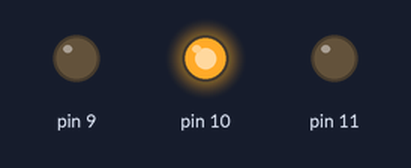
The sketch below on a simulated Arduino Uno, built with avr-gcc and run on an emulated ATmega328P. On the bench: output pins drawn as LEDs (lit = HIGH).

Above: at 0.1 s.
Timing chart, 0 to 1.6 s (numbered marks = the images above):
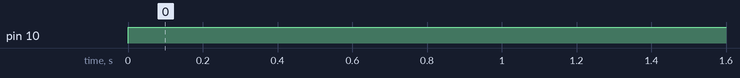

Measured:
- by itself, pin 10: LOW → HIGH at 0.00 s

The sketch:

RGB_2.ino
```cpp
void setup() {
  pinMode(9,OUTPUT);
  pinMode(10,OUTPUT);
  pinMode(11,OUTPUT);


}

void loop() {

analogWrite(9,0);
analogWrite(10,255);
analogWrite(11,0);

}
```
